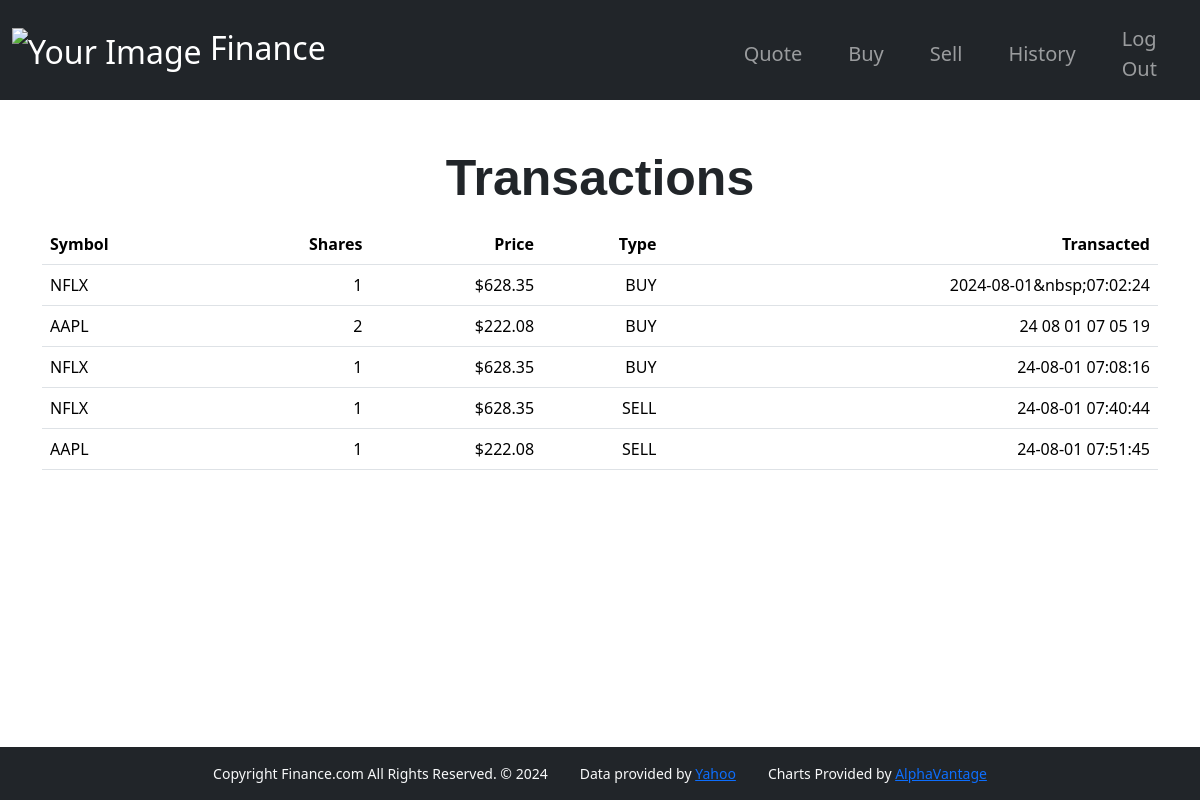
Screenshot of /history (signed in) with the database file from the repository.
### tables this page shows
CREATE TABLE "transactions" (buy_id INTEGER NOT NULL , symbol TEXT NOT NULL , price INTEGER , shares INTEGER , ttl_amt INTEGER , type TEXT, transacted DATETIME, FOREIGN KEY(buy_id) REFERENCES users(id));

### app.py (the view)
@app.route("/history")
@login_required
def history():
    symbols = db.execute(
        "SELECT * FROM transactions WHERE buy_id = ?;", session["user_id"])
    return render_template("history.html", symbols=symbols)

### helpers.py (called while the page is built)
def login_required(f):
    @wraps(f)
    def decorated_function(*args, **kwargs):
        if session.get("user_id") is None:
            return redirect("/login")
        return f(*args, **kwargs)
    return decorated_function

def usd(value):
    return f"${value:,.2f}"

### templates/history.html (shortened to what this page needs)
{% extends "layout.html" %}
{% block main %}
<div class="mb-3">
    <h2 class="heading">Transactions</h2>
</div>
<table class="table">
    <thead>
        <tr>
            <th class="text-start">Symbol</th>
            <th class="text-end">Shares</th>
            <th class="text-end">Price</th>
            <th class="text-end">Type</th>
            <th class="text-end">Transacted</th>
        </tr>
    </thead>
    <tbody>
            {% for symbol in symbols %}
            <tr>
                <td class="text-start">{{symbol.symbol}}</td>
                <td class="text-end">{{symbol.shares}}</td>
                <td class="text-end">{{symbol.price | usd}}</td>
                <td class="text-end">{{symbol.type}}</td>
                <td class="text-end">{{symbol.transacted}}</td>
            </tr>
            {% endfor %}
    </tbody>
</table>
{% endblock %}

### static/styles.css (style rules this page uses)
.heading { font-size: 50px; font-weight: 550; font-family: Arial, Helvetica, sans-serif; }

### rows the page displays
transactions: symbol "NFLX", shares "1", price "$628.35", type "BUY", transacted "2024-08-01&nbsp;07:02:24"
transactions: symbol "AAPL", shares "2", price "$222.08", type "BUY", transacted "24 08 01 07 05 19"
transactions: symbol "NFLX", shares "1", price "$628.35", type "BUY", transacted "24-08-01 07:08:16"
transactions: symbol "NFLX", shares "1", price "$628.35", type "SELL", transacted "24-08-01 07:40:44"
transactions: symbol "AAPL", shares "1", price "$222.08", type "SELL", transacted "24-08-01 07:51:45"
